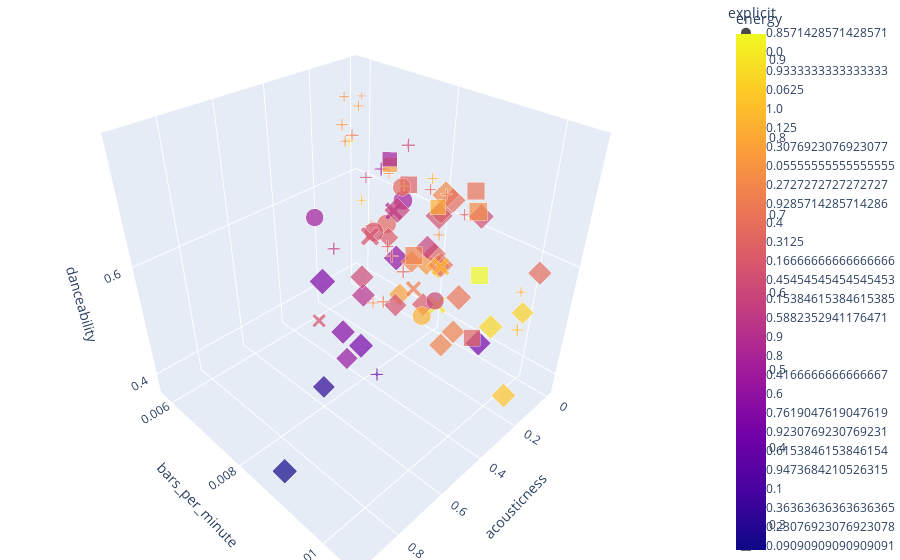

Here is the notebook cell this chart was saved with:
### Code cell
fig = px.scatter_3d(grp, x='acousticness', y='bars_per_minute', z='danceability',
              color='energy', size='artist_popularity',
              symbol='explicit', opacity=0.7, hover_data=['album'])

# tight layout
fig.update_layout(margin=dict(l=0, r=0, b=0, t=0))

### Figure 1 — Plotly figure (JSON) as saved in the notebook; plotly's stock layout.template omitted (floating-point values rounded to 4 significant figures)
{"data": [{"customdata": [["10 Day"], ["Acid Rap"]], "hovertemplate": "explicit=0.8571428571428571<br>acousticness=%{x}<br>bars_per_minute=%{y}<br>danceability=%{z}<br>artist_popularity=%{marker.size}<br>album=%{customdata[0]}<br>energy=%{marker.color}<extra></extra>", "legendgroup": "0.8571428571428571", "marker": {"color": [0.6766, 0.5023], "coloraxis": "coloraxis", "opacity": 0.7, "size": [85, 85], "sizemode": "area", "sizeref": 0.2475, "symbol": "circle"}, "mode": "markers", "name": "0.8571428571428571", "scene": "scene", "showlegend": true, "type": "scatter3d", "x": [0.1862, 0.1841], "y": [0.00748, 0.007824], "z": [0.5934, 0.6456]}, {"customdata": [["1989"], ["1989 (Deluxe Edition)"], ["An Awesome Wave"], ["Animals"], ["Bob Dylan's Greatest Hits Volume II"], ["Bon Iver"], ["Boston"], ["Chronicle: 20 Greatest Hits"], ["Classics"], ["Continuum"], ["Contra"], ["Demon Days"], ["Greatest Hits 1974-78"], ["Homesick"], ["I-Empire"], ["Leftoverture (Expanded Edition)"], ["Melophobia"], ["Modern Vampires of the City"], ["None Shall Pass"], ["None Shall Pass (Bonus Edition)"], ["Plastic Beach"], ["Pure Comedy"], ["Runaround Sue"], ["Thank You for Today"], ["The Rick and Morty Soundtrack"], ["Ti Amo"], ["Who's Next"], ["You Gotta Go There To Come Back"]], "hovertemplate": "explicit=0.0<br>acousticness=%{x}<br>bars_per_minute=%{y}<br>danceability=%{z}<br>artist_popularity=%{marker.size}<br>album=%{customdata[0]}<br>energy=%{marker.color}<extra></extra>", "legendgroup": "0.0", "marker": {"color": [0.7406, 0.6232, 0.4482, 0.422, 0.4228, 0.2676, 0.7313, 0.6159, 0.6518, 0.4765, 0.6825, 0.6849, 0.5494, 0.8825, 0.8701, 0.7311, 0.8414, 0.6089, 0.7307, 0.79, 0.6843, 0.3052, 0.4804, 0.7692, 0.6467, 0.6701, 0.85, 0.6466], "coloraxis": "coloraxis", "opacity": 0.7, "size": [99, 99, 75, 83, 77, 80, 71, 81, 71, 83, 73, 82, 71, 76, 63, 70, 79, 73, 62, 62, 82, 65, 61, 70, 52, 68, 74, 68], "sizemode": "area", "sizeref": 0.2475, "symbol": "diamond"}, "mode": "markers", "name": "0.0", "scene": "scene", "showlegend": true, "type": "scatter3d", "x": [0.04283, 0.2349, 0.6364, 0.1598, 0.6364, 0.9438, 0.002636, 0.09969, 0.08757, 0.4309, 0.1737, 0.1011, 0.316, 0.01038, 0.03596, 0.07676, 0.08053, 0.3866, 0.2069, 0.133, 0.1893, 0.6459, 0.4768, 0.2272, 0.3063, 0.09776, 0.142, 0.101], "y": [0.008191, 0.008805, 0.008697, 0.009591, 0.00908, 0.009008, 0.008501, 0.009148, 0.008284, 0.008806, 0.01052, 0.008565, 0.007551, 0.009343, 0.01, 0.008505, 0.008299, 0.007861, 0.008189, 0.007636, 0.008756, 0.008261, 0.007942, 0.008593, 0.008076, 0.008259, 0.0102, 0.008092], "z": [0.6437, 0.6632, 0.5544, 0.456, 0.551, 0.4139, 0.3821, 0.6502, 0.6244, 0.6341, 0.6278, 0.6567, 0.4892, 0.4376, 0.5038, 0.3725, 0.5266, 0.553, 0.5565, 0.453, 0.5701, 0.4311, 0.4218, 0.5739, 0.6142, 0.5515, 0.377, 0.4458]}, {"customdata": [["Aquemini"]], "hovertemplate": "explicit=0.9333333333333333<br>acousticness=%{x}<br>bars_per_minute=%{y}<br>danceability=%{z}<br>artist_popularity=%{marker.size}<br>album=%{customdata[0]}<br>energy=%{marker.color}<extra></extra>", "legendgroup": "0.9333333333333333", "marker": {"color": [0.6601], "coloraxis": "coloraxis", "opacity": 0.7, "size": [78], "sizemode": "area", "sizeref": 0.2475, "symbol": "square"}, "mode": "markers", "name": "0.9333333333333333", "scene": "scene", "showlegend": true, "type": "scatter3d", "x": [0.1669], "y": [0.007865], "z": [0.6699]}, {"customdata": [["By the Way (Deluxe Edition)"]], "hovertemplate": "explicit=0.0625<br>acousticness=%{x}<br>bars_per_minute=%{y}<br>danceability=%{z}<br>artist_popularity=%{marker.size}<br>album=%{customdata[0]}<br>energy=%{marker.color}<extra></extra>", "legendgroup": "0.0625", "marker": {"color": [0.8273], "coloraxis": "coloraxis", "opacity": 0.7, "size": [86], "sizemode": "area", "sizeref": 0.2475, "symbol": "x"}, "mode": "markers", "name": "0.0625", "scene": "scene", "showlegend": true, "type": "scatter3d", "x": [0.05625], "y": [0.00826], "z": [0.5184]}, {"customdata": [["Camp"], ["Felt 2: A Tribute To Lisa Bonet"], ["Illmatic"], ["Illmatic XX"], ["Legends Never Die"], ["MM..FOOD"], ["Madvillainy"], ["Man On The Moon: The End Of Day (Deluxe)"], ["My Beautiful Dark Twisted Fantasy"], ["Overcast! (20 Year Anniversary Remaster)"], ["Professional Rapper"], ["Run The Jewels 2"], ["Run the Jewels"], ["Run the Jewels 3"], ["Sad Clown Bad Summer Number 9"], ["Shadows On The Sun"], ["The Eminem Show"], ["The Saga Continues"], ["Wolf"], ["XXX (Deluxe Version)"], ["You Can't Imagine How Much Fun We're Having"], ["ye"]], "hovertemplate": "explicit=1.0<br>acousticness=%{x}<br>bars_per_minute=%{y}<br>danceability=%{z}<br>artist_popularity=%{marker.size}<br>album=%{customdata[0]}<br>energy=%{marker.color}<extra></extra>", "legendgroup": "1.0", "marker": {"color": [0.6551, 0.7391, 0.7618, 0.91, 0.8364, 0.7555, 0.7496, 0.7082, 0.6809, 0.7775, 0.6074, 0.6542, 0.7394, 0.6732, 0.748, 0.7479, 0.605, 0.8158, 0.6553, 0.7461, 0.8834, 0.5153], "coloraxis": "coloraxis", "opacity": 0.7, "size": [81, 40, 77, 77, 53, 75, 67, 87, 92, 63, 70, 69, 69, 69, 63, 53, 94, 71, 85, 68, 63, 92], "sizemode": "area", "sizeref": 0.2475, "symbol": "cross"}, "mode": "markers", "name": "1.0", "scene": "scene", "showlegend": true, "type": "scatter3d", "x": [0.1437, 0.166, 0.1506, 0.0394, 0.2125, 0.2615, 0.304, 0.3302, 0.1874, 0.101, 0.4258, 0.09457, 0.06058, 0.1127, 0.2416, 0.1418, 0.1263, 0.07252, 0.1303, 0.1713, 0.1167, 0.2754], "y": [0.007326, 0.006735, 0.006174, 0.005783, 0.006984, 0.007461, 0.007742, 0.007346, 0.007925, 0.006343, 0.008122, 0.008798, 0.008262, 0.00812, 0.006716, 0.007299, 0.007643, 0.007992, 0.007379, 0.008597, 0.007543, 0.00773], "z": [0.5376, 0.7777, 0.7178, 0.665, 0.6225, 0.6036, 0.48, 0.7548, 0.5228, 0.746, 0.7299, 0.6398, 0.6499, 0.6615, 0.7847, 0.6671, 0.7203, 0.6693, 0.5187, 0.6128, 0.6499, 0.7075]}, {"customdata": [["Cheshire Cat"]], "hovertemplate": "explicit=0.125<br>acousticness=%{x}<br>bars_per_minute=%{y}<br>danceability=%{z}<br>artist_popularity=%{marker.size}<br>album=%{customdata[0]}<br>energy=%{marker.color}<extra></extra>", "legendgroup": "0.125", "marker": {"color": [0.8154], "coloraxis": "coloraxis", "opacity": 0.7, "size": [81], "sizemode": "area", "sizeref": 0.2475, "symbol": "circle"}, "mode": "markers", "name": "0.125", "scene": "scene", "showlegend": true, "type": "scatter3d", "x": [0.0007547], "y": [0.007684], "z": [0.3769]}, {"customdata": [["Currents"]], "hovertemplate": "explicit=0.3076923076923077<br>acousticness=%{x}<br>bars_per_minute=%{y}<br>danceability=%{z}<br>artist_popularity=%{marker.size}<br>album=%{customdata[0]}<br>energy=%{marker.color}<extra></extra>", "legendgroup": "0.3076923076923077", "marker": {"color": [0.7055], "coloraxis": "coloraxis", "opacity": 0.7, "size": [83], "sizemode": "area", "sizeref": 0.2475, "symbol": "diamond"}, "mode": "markers", "name": "0.3076923076923077", "scene": "scene", "showlegend": true, "type": "scatter3d", "x": [0.1617], "y": [0.009092], "z": [0.5197]}, {"customdata": [["Deadringer: Deluxe"]], "hovertemplate": "explicit=0.05555555555555555<br>acousticness=%{x}<br>bars_per_minute=%{y}<br>danceability=%{z}<br>artist_popularity=%{marker.size}<br>album=%{customdata[0]}<br>energy=%{marker.color}<extra></extra>", "legendgroup": "0.05555555555555555", "marker": {"color": [0.7797], "coloraxis": "coloraxis", "opacity": 0.7, "size": [57], "sizemode": "area", "sizeref": 0.2475, "symbol": "square"}, "mode": "markers", "name": "0.05555555555555555", "scene": "scene", "showlegend": true, "type": "scatter3d", "x": [0.1582], "y": [0.007388], "z": [0.6864]}, {"customdata": [["Enema Of The State"]], "hovertemplate": "explicit=0.2727272727272727<br>acousticness=%{x}<br>bars_per_minute=%{y}<br>danceability=%{z}<br>artist_popularity=%{marker.size}<br>album=%{customdata[0]}<br>energy=%{marker.color}<extra></extra>", "legendgroup": "0.2727272727272727", "marker": {"color": [0.8944], "coloraxis": "coloraxis", "opacity": 0.7, "size": [81], "sizemode": "area", "sizeref": 0.2475, "symbol": "x"}, "mode": "markers", "name": "0.2727272727272727", "scene": "scene", "showlegend": true, "type": "scatter3d", "x": [0.01633], "y": [0.008106], "z": [0.4253]}, {"customdata": [["Flower Boy"]], "hovertemplate": "explicit=0.9285714285714286<br>acousticness=%{x}<br>bars_per_minute=%{y}<br>danceability=%{z}<br>artist_popularity=%{marker.size}<br>album=%{customdata[0]}<br>energy=%{marker.color}<extra></extra>", "legendgroup": "0.9285714285714286", "marker": {"color": [0.5643], "coloraxis": "coloraxis", "opacity": 0.7, "size": [85], "sizemode": "area", "sizeref": 0.2475, "symbol": "cross"}, "mode": "markers", "name": "0.9285714285714286", "scene": "scene", "showlegend": true, "type": "scatter3d", "x": [0.3625], "y": [0.00704], "z": [0.5654]}, {"customdata": [["Glory Sound Prep"]], "hovertemplate": "explicit=0.4<br>acousticness=%{x}<br>bars_per_minute=%{y}<br>danceability=%{z}<br>artist_popularity=%{marker.size}<br>album=%{customdata[0]}<br>energy=%{marker.color}<extra></extra>", "legendgroup": "0.4", "marker": {"color": [0.5981], "coloraxis": "coloraxis", "opacity": 0.7, "size": [74], "sizemode": "area", "sizeref": 0.2475, "symbol": "circle"}, "mode": "markers", "name": "0.4", "scene": "scene", "showlegend": true, "type": "scatter3d", "x": [0.2042], "y": [0.00875], "z": [0.5075]}, {"customdata": [["Good News For People Who Love Bad News"]], "hovertemplate": "explicit=0.3125<br>acousticness=%{x}<br>bars_per_minute=%{y}<br>danceability=%{z}<br>artist_popularity=%{marker.size}<br>album=%{customdata[0]}<br>energy=%{marker.color}<extra></extra>", "legendgroup": "0.3125", "marker": {"color": [0.6282], "coloraxis": "coloraxis", "opacity": 0.7, "size": [68], "sizemode": "area", "sizeref": 0.2475, "symbol": "diamond"}, "mode": "markers", "name": "0.3125", "scene": "scene", "showlegend": true, "type": "scatter3d", "x": [0.1978], "y": [0.007814], "z": [0.4542]}, {"customdata": [["Gorillaz"], ["Some Nights"], ["Teenage Dream"]], "hovertemplate": "explicit=0.16666666666666666<br>acousticness=%{x}<br>bars_per_minute=%{y}<br>danceability=%{z}<br>artist_popularity=%{marker.size}<br>album=%{customdata[0]}<br>energy=%{marker.color}<extra></extra>", "legendgroup": "0.16666666666666666", "marker": {"color": [0.6982, 0.6677, 0.7496], "coloraxis": "coloraxis", "opacity": 0.7, "size": [82, 72, 87], "sizemode": "area", "sizeref": 0.2475, "symbol": "square"}, "mode": "markers", "name": "0.16666666666666666", "scene": "scene", "showlegend": true, "type": "scatter3d", "x": [0.09312, 0.2033, 0.1041], "y": [0.00896, 0.009588, 0.009086], "z": [0.683, 0.4776, 0.6565]}, {"customdata": [["How To Be A Human Being"]], "hovertemplate": "explicit=0.45454545454545453<br>acousticness=%{x}<br>bars_per_minute=%{y}<br>danceability=%{z}<br>artist_popularity=%{marker.size}<br>album=%{customdata[0]}<br>energy=%{marker.color}<extra></extra>", "legendgroup": "0.45454545454545453", "marker": {"color": [0.5215], "coloraxis": "coloraxis", "opacity": 0.7, "size": [83], "sizemode": "area", "sizeref": 0.2475, "symbol": "x"}, "mode": "markers", "name": "0.45454545454545453", "scene": "scene", "showlegend": true, "type": "scatter3d", "x": [0.3005], "y": [0.008142], "z": [0.6588]}, {"customdata": [["Humanz (Deluxe)"]], "hovertemplate": "explicit=0.15384615384615385<br>acousticness=%{x}<br>bars_per_minute=%{y}<br>danceability=%{z}<br>artist_popularity=%{marker.size}<br>album=%{customdata[0]}<br>energy=%{marker.color}<extra></extra>", "legendgroup": "0.15384615384615385", "marker": {"color": [0.7189], "coloraxis": "coloraxis", "opacity": 0.7, "size": [82], "sizemode": "area", "sizeref": 0.2475, "symbol": "cross"}, "mode": "markers", "name": "0.15384615384615385", "scene": "scene", "showlegend": true, "type": "scatter3d", "x": [0.2451], "y": [0.007722], "z": [0.4678]}, {"customdata": [["Man On The Moon II: The Legend Of Mr. Rager"]], "hovertemplate": "explicit=0.5882352941176471<br>acousticness=%{x}<br>bars_per_minute=%{y}<br>danceability=%{z}<br>artist_popularity=%{marker.size}<br>album=%{customdata[0]}<br>energy=%{marker.color}<extra></extra>", "legendgroup": "0.5882352941176471", "marker": {"color": [0.6335], "coloraxis": "coloraxis", "opacity": 0.7, "size": [87], "sizemode": "area", "sizeref": 0.2475, "symbol": "circle"}, "mode": "markers", "name": "0.5882352941176471", "scene": "scene", "showlegend": true, "type": "scatter3d", "x": [0.4424], "y": [0.008383], "z": [0.6605]}, {"customdata": [["Man On The Moon: The End Of Day"]], "hovertemplate": "explicit=0.9<br>acousticness=%{x}<br>bars_per_minute=%{y}<br>danceability=%{z}<br>artist_popularity=%{marker.size}<br>album=%{customdata[0]}<br>energy=%{marker.color}<extra></extra>", "legendgroup": "0.9", "marker": {"color": [0.5904], "coloraxis": "coloraxis", "opacity": 0.7, "size": [87], "sizemode": "area", "sizeref": 0.2475, "symbol": "diamond"}, "mode": "markers", "name": "0.9", "scene": "scene", "showlegend": true, "type": "scatter3d", "x": [0.3668], "y": [0.008506], "z": [0.6847]}, {"customdata": [["Pookie Baby"], ["The Impossible Kid"]], "hovertemplate": "explicit=0.8<br>acousticness=%{x}<br>bars_per_minute=%{y}<br>danceability=%{z}<br>artist_popularity=%{marker.size}<br>album=%{customdata[0]}<br>energy=%{marker.color}<extra></extra>", "legendgroup": "0.8", "marker": {"color": [0.5074, 0.811], "coloraxis": "coloraxis", "opacity": 0.7, "size": [57, 62], "sizemode": "area", "sizeref": 0.2475, "symbol": "square"}, "mode": "markers", "name": "0.8", "scene": "scene", "showlegend": true, "type": "scatter3d", "x": [0.2791, 0.05758], "y": [0.007926, 0.008091], "z": [0.7284, 0.6217]}, {"customdata": [["Rap Album Two"]], "hovertemplate": "explicit=0.4166666666666667<br>acousticness=%{x}<br>bars_per_minute=%{y}<br>danceability=%{z}<br>artist_popularity=%{marker.size}<br>album=%{customdata[0]}<br>energy=%{marker.color}<extra></extra>", "legendgroup": "0.4166666666666667", "marker": {"color": [0.6253], "coloraxis": "coloraxis", "opacity": 0.7, "size": [49], "sizemode": "area", "sizeref": 0.2475, "symbol": "x"}, "mode": "markers", "name": "0.4166666666666667", "scene": "scene", "showlegend": true, "type": "scatter3d", "x": [0.619], "y": [0.008052], "z": [0.5371]}, {"customdata": [["Southsiders (Deluxe Version)"]], "hovertemplate": "explicit=0.6<br>acousticness=%{x}<br>bars_per_minute=%{y}<br>danceability=%{z}<br>artist_popularity=%{marker.size}<br>album=%{customdata[0]}<br>energy=%{marker.color}<extra></extra>", "legendgroup": "0.6", "marker": {"color": [0.7344], "coloraxis": "coloraxis", "opacity": 0.7, "size": [63], "sizemode": "area", "sizeref": 0.2475, "symbol": "cross"}, "mode": "markers", "name": "0.6", "scene": "scene", "showlegend": true, "type": "scatter3d", "x": [0.1591], "y": [0.006296], "z": [0.6947]}, {"customdata": [["Stankonia"]], "hovertemplate": "explicit=0.7619047619047619<br>acousticness=%{x}<br>bars_per_minute=%{y}<br>danceability=%{z}<br>artist_popularity=%{marker.size}<br>album=%{customdata[0]}<br>energy=%{marker.color}<extra></extra>", "legendgroup": "0.7619047619047619", "marker": {"color": [0.6758], "coloraxis": "coloraxis", "opacity": 0.7, "size": [78], "sizemode": "area", "sizeref": 0.2475, "symbol": "circle"}, "mode": "markers", "name": "0.7619047619047619", "scene": "scene", "showlegend": true, "type": "scatter3d", "x": [0.196], "y": [0.00784], "z": [0.6701]}, {"customdata": [["Swimming"]], "hovertemplate": "explicit=0.9230769230769231<br>acousticness=%{x}<br>bars_per_minute=%{y}<br>danceability=%{z}<br>artist_popularity=%{marker.size}<br>album=%{customdata[0]}<br>energy=%{marker.color}<extra></extra>", "legendgroup": "0.9230769230769231", "marker": {"color": [0.4382], "coloraxis": "coloraxis", "opacity": 0.7, "size": [87], "sizemode": "area", "sizeref": 0.2475, "symbol": "diamond"}, "mode": "markers", "name": "0.9230769230769231", "scene": "scene", "showlegend": true, "type": "scatter3d", "x": [0.6525], "y": [0.008356], "z": [0.6248]}, {"customdata": [["Take Off Your Pants And Jacket"]], "hovertemplate": "explicit=0.6153846153846154<br>acousticness=%{x}<br>bars_per_minute=%{y}<br>danceability=%{z}<br>artist_popularity=%{marker.size}<br>album=%{customdata[0]}<br>energy=%{marker.color}<extra></extra>", "legendgroup": "0.6153846153846154", "marker": {"color": [0.9337], "coloraxis": "coloraxis", "opacity": 0.7, "size": [81], "sizemode": "area", "sizeref": 0.2475, "symbol": "square"}, "mode": "markers", "name": "0.6153846153846154", "scene": "scene", "showlegend": true, "type": "scatter3d", "x": [0.002434], "y": [0.008935], "z": [0.5192]}, {"customdata": [["The College Dropout"]], "hovertemplate": "explicit=0.9473684210526315<br>acousticness=%{x}<br>bars_per_minute=%{y}<br>danceability=%{z}<br>artist_popularity=%{marker.size}<br>album=%{customdata[0]}<br>energy=%{marker.color}<extra></extra>", "legendgroup": "0.9473684210526315", "marker": {"color": [0.6308], "coloraxis": "coloraxis", "opacity": 0.7, "size": [92], "sizemode": "area", "sizeref": 0.2475, "symbol": "x"}, "mode": "markers", "name": "0.9473684210526315", "scene": "scene", "showlegend": true, "type": "scatter3d", "x": [0.3006], "y": [0.007623], "z": [0.5979]}, {"customdata": [["The Dark Side of the Moon"], ["We Don't Need To Whisper"]], "hovertemplate": "explicit=0.1<br>acousticness=%{x}<br>bars_per_minute=%{y}<br>danceability=%{z}<br>artist_popularity=%{marker.size}<br>album=%{customdata[0]}<br>energy=%{marker.color}<extra></extra>", "legendgroup": "0.1", "marker": {"color": [0.4009, 0.7996], "coloraxis": "coloraxis", "opacity": 0.7, "size": [83, 63], "sizemode": "area", "sizeref": 0.2475, "symbol": "cross"}, "mode": "markers", "name": "0.1", "scene": "scene", "showlegend": true, "type": "scatter3d", "x": [0.3908, 0.02177], "y": [0.008279, 0.009864], "z": [0.3827, 0.5327]}, {"customdata": [["The Definition"]], "hovertemplate": "explicit=0.36363636363636365<br>acousticness=%{x}<br>bars_per_minute=%{y}<br>danceability=%{z}<br>artist_popularity=%{marker.size}<br>album=%{customdata[0]}<br>energy=%{marker.color}<extra></extra>", "legendgroup": "0.36363636363636365", "marker": {"color": [0.5011], "coloraxis": "coloraxis", "opacity": 0.7, "size": [74], "sizemode": "area", "sizeref": 0.2475, "symbol": "circle"}, "mode": "markers", "name": "0.36363636363636365", "scene": "scene", "showlegend": true, "type": "scatter3d", "x": [0.446], "y": [0.007042], "z": [0.6355]}, {"customdata": [["The Human Condition"]], "hovertemplate": "explicit=0.23076923076923078<br>acousticness=%{x}<br>bars_per_minute=%{y}<br>danceability=%{z}<br>artist_popularity=%{marker.size}<br>album=%{customdata[0]}<br>energy=%{marker.color}<extra></extra>", "legendgroup": "0.23076923076923078", "marker": {"color": [0.5922], "coloraxis": "coloraxis", "opacity": 0.7, "size": [74], "sizemode": "area", "sizeref": 0.2475, "symbol": "diamond"}, "mode": "markers", "name": "0.23076923076923078", "scene": "scene", "showlegend": true, "type": "scatter3d", "x": [0.179], "y": [0.008399], "z": [0.585]}, {"customdata": [["The Now Now"]], "hovertemplate": "explicit=0.09090909090909091<br>acousticness=%{x}<br>bars_per_minute=%{y}<br>danceability=%{z}<br>artist_popularity=%{marker.size}<br>album=%{customdata[0]}<br>energy=%{marker.color}<extra></extra>", "legendgroup": "0.09090909090909091", "marker": {"color": [0.7287], "coloraxis": "coloraxis", "opacity": 0.7, "size": [82], "sizemode": "area", "sizeref": 0.2475, "symbol": "square"}, "mode": "markers", "name": "0.09090909090909091", "scene": "scene", "showlegend": true, "type": "scatter3d", "x": [0.2209], "y": [0.008285], "z": [0.5741]}, {"customdata": [["The Pick Of Destiny"]], "hovertemplate": "explicit=0.7333333333333333<br>acousticness=%{x}<br>bars_per_minute=%{y}<br>danceability=%{z}<br>artist_popularity=%{marker.size}<br>album=%{customdata[0]}<br>energy=%{marker.color}<extra></extra>", "legendgroup": "0.7333333333333333", "marker": {"color": [0.7244], "coloraxis": "coloraxis", "opacity": 0.7, "size": [67], "sizemode": "area", "sizeref": 0.2475, "symbol": "x"}, "mode": "markers", "name": "0.7333333333333333", "scene": "scene", "showlegend": true, "type": "scatter3d", "x": [0.2996], "y": [0.008644], "z": [0.5466]}, {"customdata": [["blink-182"]], "hovertemplate": "explicit=0.2857142857142857<br>acousticness=%{x}<br>bars_per_minute=%{y}<br>danceability=%{z}<br>artist_popularity=%{marker.size}<br>album=%{customdata[0]}<br>energy=%{marker.color}<extra></extra>", "legendgroup": "0.2857142857142857", "marker": {"color": [0.8267], "coloraxis": "coloraxis", "opacity": 0.7, "size": [81], "sizemode": "area", "sizeref": 0.2475, "symbol": "cross"}, "mode": "markers", "name": "0.2857142857142857", "scene": "scene", "showlegend": true, "type": "scatter3d", "x": [0.09062], "y": [0.0101], "z": [0.4898]}], "layout": {"coloraxis": {"colorbar": {"title": {"text": "energy"}}, "colorscale": [[0, "#0d0887"], [0.1111, "#46039f"], [0.2222, "#7201a8"], [0.3333, "#9c179e"], [0.4444, "#bd3786"], [0.5556, "#d8576b"], [0.6667, "#ed7953"], [0.7778, "#fb9f3a"], [0.8889, "#fdca26"], [1, "#f0f921"]]}, "legend": {"itemsizing": "constant", "title": {"text": "explicit"}, "tracegroupgap": 0}, "margin": {"b": 0, "l": 0, "r": 0, "t": 0}, "scene": {"domain": {"x": [0, 1], "y": [0, 1]}, "xaxis": {"title": {"text": "acousticness"}}, "yaxis": {"title": {"text": "bars_per_minute"}}, "zaxis": {"title": {"text": "danceability"}}}}}
